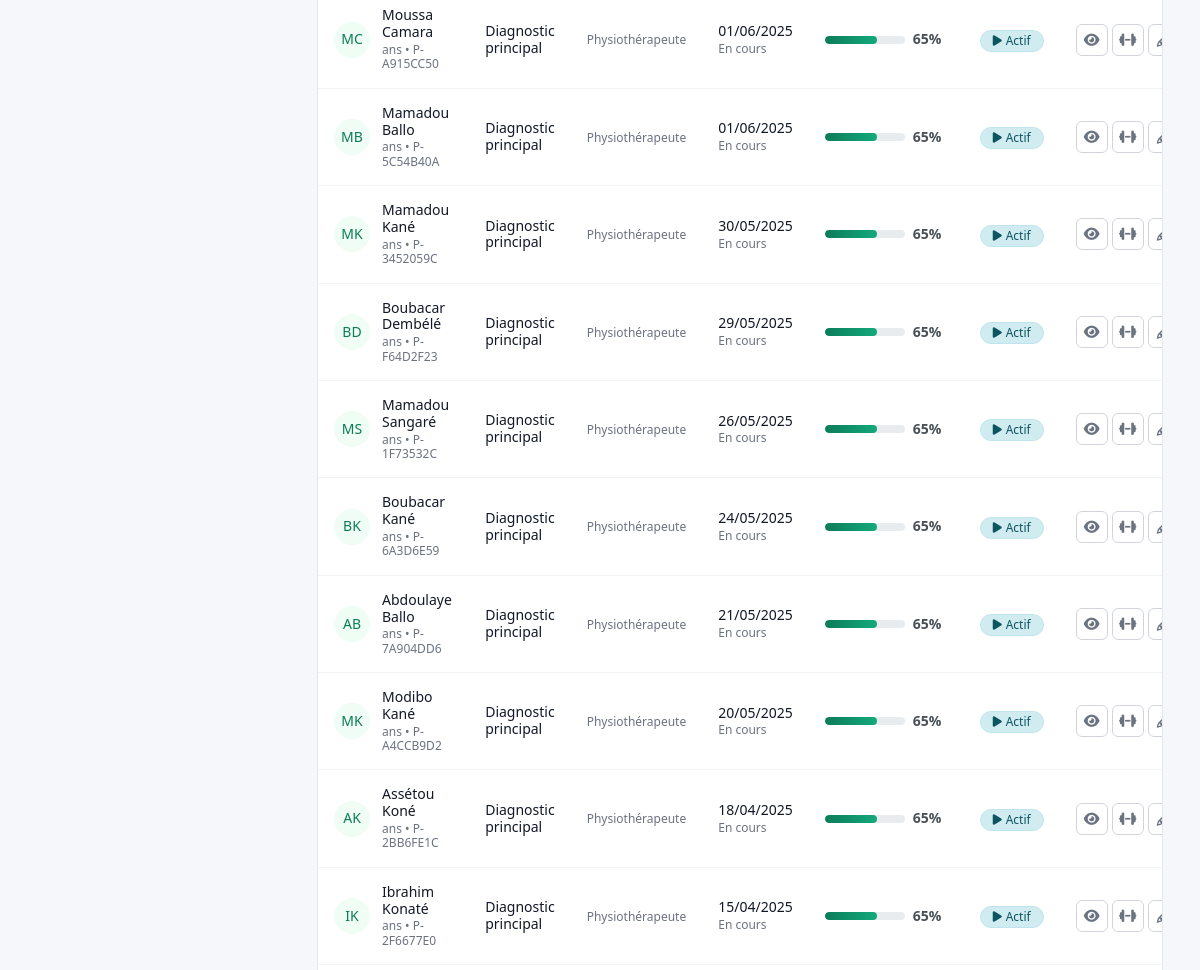
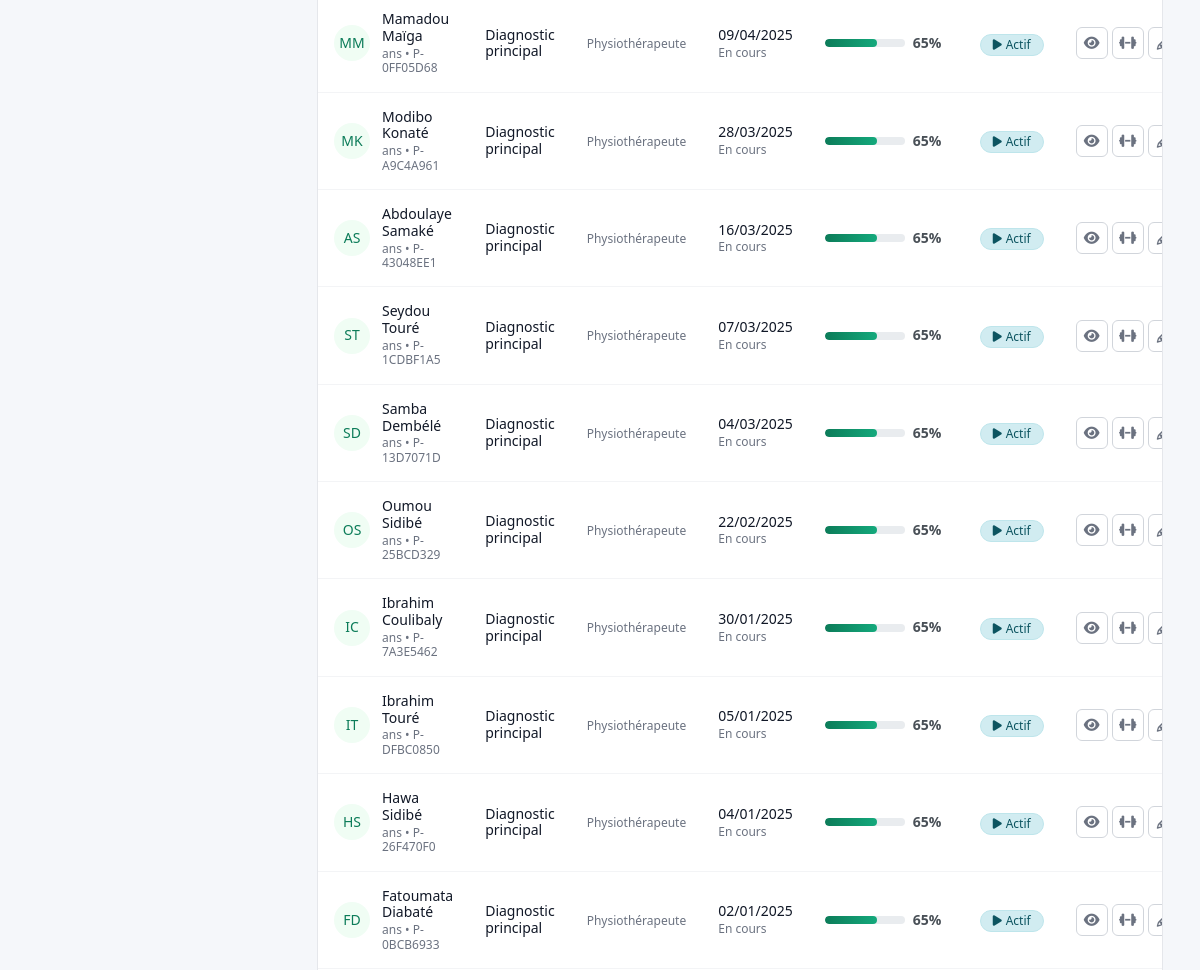
Page /rehabilitation/ (signed in, middle part) on the earlier database version (2 pictures, top to bottom).
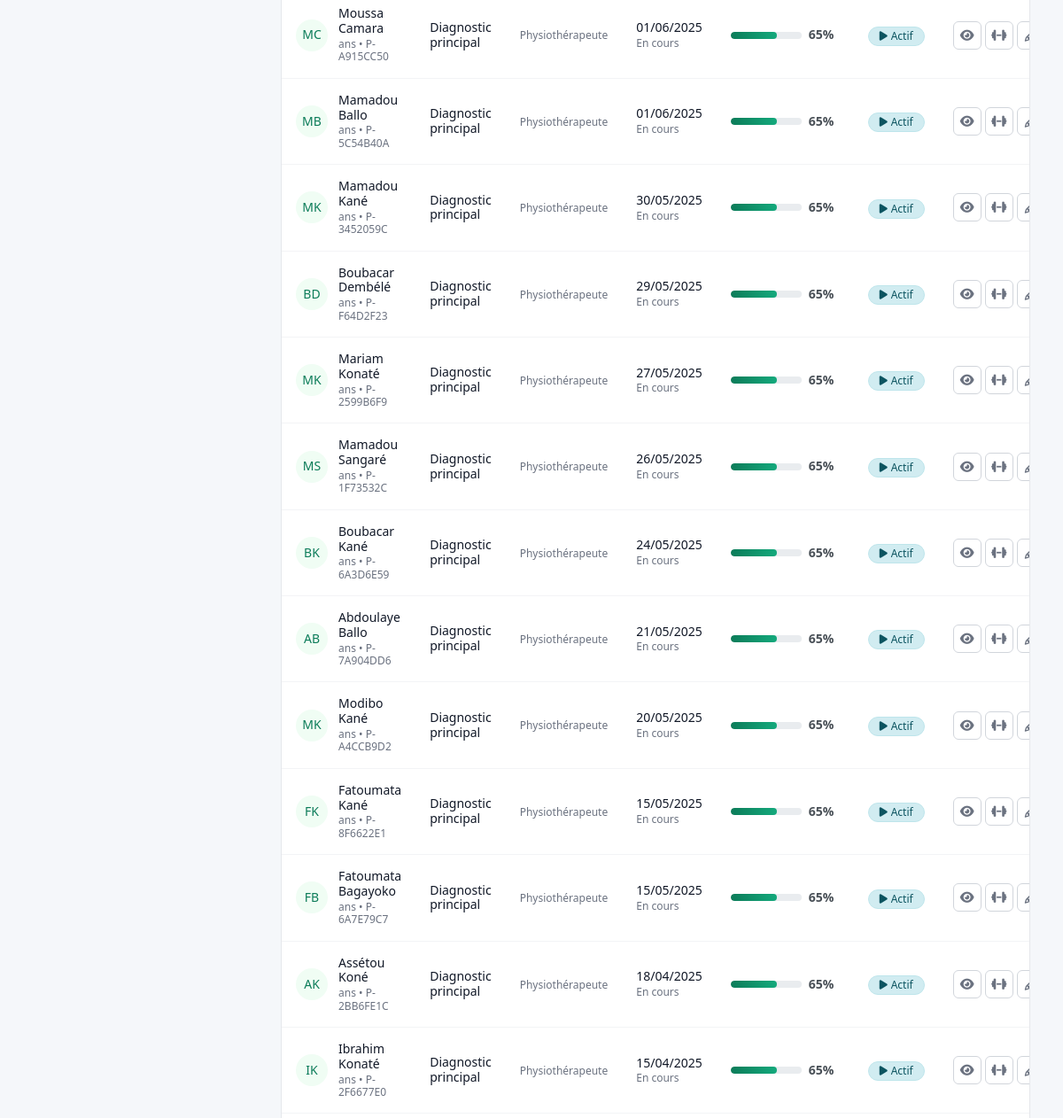
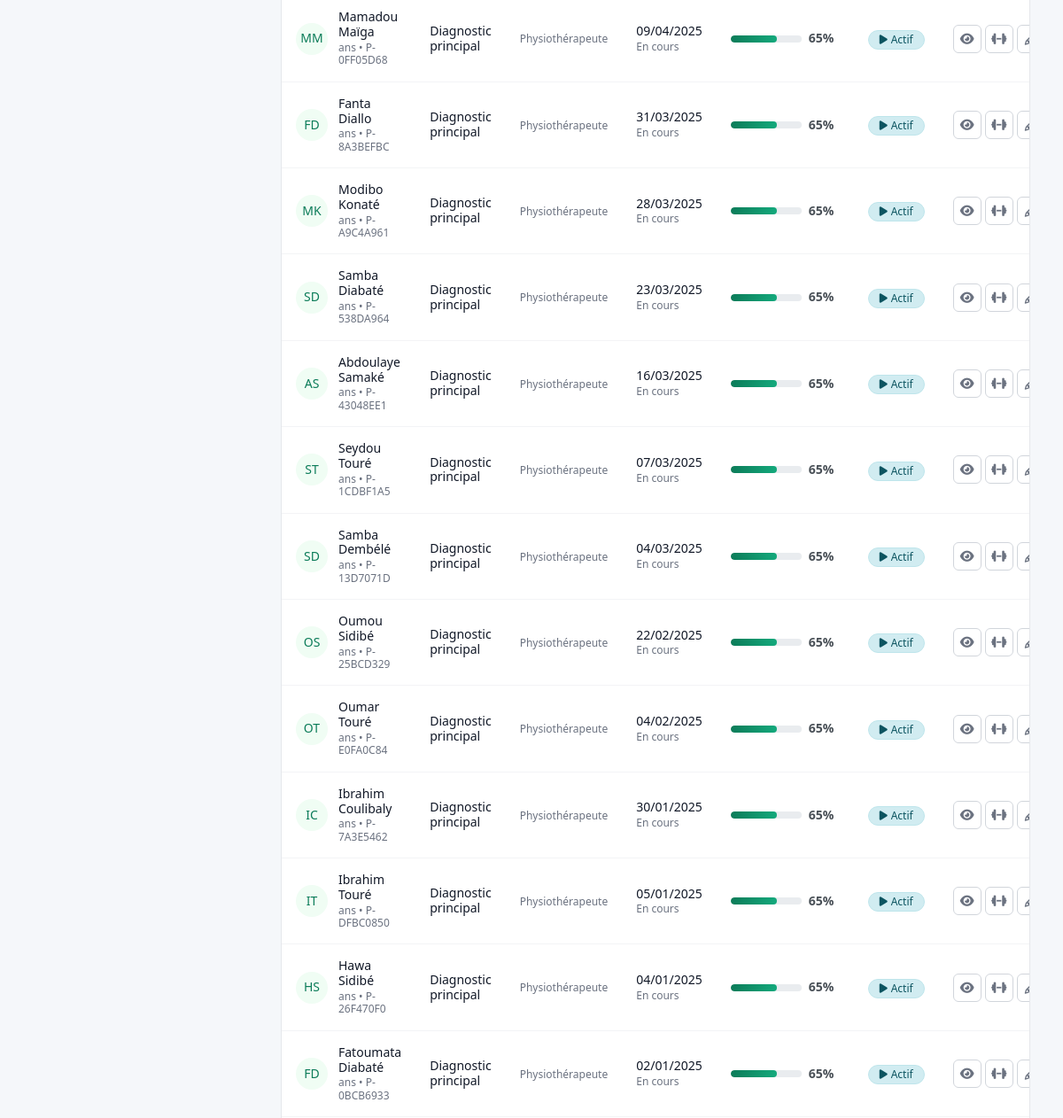
Same page on the later database version (2 pictures, top to bottom).
### rehabilitation/models.py (models this page shows, shortened)
class RehabilitationPlan(models.Model):
    STATUS_CHOICES = [
        ('active', 'Actif'),
        ('completed', 'Terminé'),
        ('suspended', 'Suspendu'),
        ('cancelled', 'Annulé'),
    ]
    patient = models.ForeignKey('patients.Patient', on_delete=models.CASCADE, related_name='rehabilitation_plans')
    prescribing_doctor = models.ForeignKey('accounts.UserProfile', on_delete=models.SET_NULL, null=True, related_name='prescribed_plans')
    start_date = models.DateField(default=timezone.now)
    end_date = models.DateField(blank=True, null=True)
    diagnosis = models.TextField(null=True, blank=True)
    goals = models.TextField(null=True, blank=True)
    status = models.CharField(max_length=20, choices=STATUS_CHOICES, default='active')
    baseline_assessment = models.JSONField(
        blank=True,
        default=dict,
        help_text="Évaluation initiale des domaines fonctionnels (0-5)"
    )
    expected_duration_weeks = models.PositiveIntegerField(
        default=12,
        help_text="Durée prévue du plan en semaines"
    )
    family_involvement_score = models.IntegerField(
        default=3,
        help_text="Niveau d'implication familiale (1-5)",
        validators=[MinValueValidator(1), MaxValueValidator(5)]
    )
    target_goals = models.JSONField(
        blank=True,
        default=dict,
        help_text="Objectifs cibles pour chaque domaine fonctionnel"
    )
    created_at = models.DateTimeField(default=timezone.now)
    updated_at = models.DateTimeField(default=timezone.now)
    class Meta:
        verbose_name = "Plan de réadaptation"
        verbose_name_plural = "Plans de réadaptation"
        ordering = ['-start_date']

### patients/models.py (models this page shows, shortened)
class Patient(models.Model):
    GENDER_CHOICES = [
        ('M', 'Masculin'),
        ('F', 'Féminin'),
        ('O', 'Autre'),
    ]
    user = models.OneToOneField(User, on_delete=models.CASCADE, null=True, blank=True)
    patient_id = models.CharField(max_length=20, unique=True, null=True, blank=True)
    first_name = models.CharField(max_length=100, null=True, blank=True)
    last_name = models.CharField(max_length=100, null=True, blank=True)
    date_of_birth = models.DateField(null=True, blank=True)
    gender = models.CharField(max_length=1, choices=GENDER_CHOICES, null=True, blank=True)
    address = models.CharField(max_length=255, null=True, blank=True)
    city = models.CharField(max_length=100, null=True, blank=True)
    region = models.CharField(max_length=100, null=True, blank=True)
    phone_number = models.CharField(max_length=20, null=True, blank=True)
    email = models.EmailField(null=True, blank=True)
    guardian_name = models.CharField(max_length=200, null=True, blank=True)
    guardian_relationship = models.CharField(max_length=50, null=True, blank=True)
    guardian_phone = models.CharField(max_length=20, null=True, blank=True)
    created_at = models.DateTimeField(default=timezone.now)
    updated_at = models.DateTimeField(default=timezone.now)

### rehabilitation/views.py (the view, shortened to what this page needs)
# urls.py: path('', views.rehabilitation_list, name='list'),
@login_required
def rehabilitation_list(request):
    search_query = request.GET.get('search', '').strip()
    status_filter = request.GET.get('status', '')
    doctor_filter = request.GET.get('doctor', '')
    facility_filter = request.GET.get('facility', '')
    date_filter = request.GET.get('date_filter', '')
    start_date = request.GET.get('start_date', '')
    end_date = request.GET.get('end_date', '')
    session_type_filter = request.GET.get('session_type', '')
    user_type = request.user.profile.user_type
    if user_type == 'patient':
        try:
            patient = Patient.objects.get(user=request.user)
            rehabilitation_plans = RehabilitationPlan.objects.filter(patient=patient)
        except Patient.DoesNotExist:
            rehabilitation_plans = RehabilitationPlan.objects.none()
    elif user_type == 'doctor':
        if request.user.username == 'docteur':
            rehabilitation_plans = RehabilitationPlan.objects.all()
        else:
            doctor_profile = request.user.profile
            rehabilitation_plans = RehabilitationPlan.objects.filter(prescribing_doctor=doctor_profile)
    else:
        rehabilitation_plans = RehabilitationPlan.objects.all()
    if status_filter:
        rehabilitation_plans = rehabilitation_plans.filter(status=status_filter)
    if doctor_filter:
        try:
            doctor_id = int(doctor_filter)
            rehabilitation_plans = rehabilitation_plans.filter(prescribing_doctor_id=doctor_id)
        except (ValueError, TypeError):
            pass
    if session_type_filter:
        plan_ids = RehabilitationSession.objects.filter(session_type__icontains=session_type_filter).values_list('rehabilitation_plan_id', flat=True).distinct()
        rehabilitation_plans = rehabilitation_plans.filter(id__in=plan_ids)
    if date_filter == 'today':
        today = timezone.now().date()
        rehabilitation_plans = rehabilitation_plans.filter(start_date=today)
    elif date_filter == 'week':
        today = timezone.now().date()
        start_week = today - timedelta(days=today.weekday())
        end_week = start_week + timedelta(days=6)
        rehabilitation_plans = rehabilitation_plans.filter(start_date__range=[start_week, end_week])
    rehabilitation_plans = rehabilitation_plans.order_by('-start_date')
    doctors = UserProfile.objects.filter(user_type='doctor').order_by('user__last_name')
    facilities = Facility.objects.all().order_by('name')
    session_types = RehabilitationSession.objects.values_list('session_type', flat=True).distinct()
    session_types = list(set(filter(None, session_types)))
    context = {
        'rehabilitation_plans': rehabilitation_plans,
        'total_count': rehabilitation_plans.count(),
        'doctors': doctors,
        'facilities': facilities,
        'session_types': session_types,
        'filters': {
            'search_query': search_query,
            'status_filter': status_filter,
            'doctor_filter': doctor_filter,
            'facility_filter': facility_filter,
            'session_type_filter': session_type_filter,
            'date_filter': date_filter,
            'start_date': start_date,
            'end_date': end_date
        }
    }
    return render(request, 'rehabilitation/list.html', context)

### templates/rehabilitation/list.html (shortened to what this page needs)
{% extends "base.html" %}
{% load static %}
{% block content %}
<div class="container-fluid">
    <div class="list-table-container">
        {% if rehabilitation_plans %}
        <div class="table-responsive">
            <table class="list-table">
                <tbody>
                    {% for plan in rehabilitation_plans %}
                    <tr data-plan-id="{{ plan.id }}">
                        <td>
                            <div class="item-user">
                                <div class="item-avatar item-avatar-mali">
                                    {{ plan.patient.first_name|slice:":1" }}{{ plan.patient.last_name|slice:":1" }}
                                </div>
                                <div class="item-user-info">
                                    <div class="item-user-name">{{ plan.patient.first_name }} {{ plan.patient.last_name }}</div>
                                    <div class="item-user-meta">{{ plan.patient.age }} ans • {{ plan.patient.patient_id }}</div>
                                </div>
                            </div>
                        </td>
                        <td>
                            <div class="item-user-info">
                                <div class="item-user-name">{{ plan.primary_diagnosis|default:"Diagnostic principal" }}</div>
                            </div>
                        </td>
                        <td>
                            <div class="item-user-info">
                                <div class="item-user-meta">{{ plan.therapist.specialization|default:"Physiothérapeute" }}</div>
                            </div>
                        </td>
                        <td>
                            <div class="item-user-info">
                                <div class="item-user-name">{{ plan.start_date|date:"d/m/Y" }}</div>
                                {% if plan.end_date %}
                                <div class="item-user-meta">Fin: {{ plan.end_date|date:"d/m/Y" }}</div>
                                {% else %}
                                <div class="item-user-meta">En cours</div>
                                {% endif %}
                            </div>
                        </td>
                        <td>
                            <div class="progress-info">
                                <div class="progress-bar">
                                    <div class="progress-fill" style="width: {{ plan.progress_percentage|default:65 }}%"></div>
                                </div>
                                <span class="progress-text">{{ plan.progress_percentage|default:65 }}%</span>
                            </div>
                        </td>
                        <td>
                            {% if plan.status == 'active' %}
                            <span class="status-badge status-badge-primary">
                                <i class="fa-solid fa-play"></i>Actif
                            </span>
                            {% elif plan.status == 'completed' %}
                            <span class="status-badge status-badge-success">
                                <i class="fa-solid fa-check-circle"></i>Terminé
                            </span>
                            {% elif plan.status == 'suspended' %}
                            <span class="status-badge status-badge-warning">
                                <i class="fa-solid fa-pause"></i>Suspendu
                            </span>
                            {% elif plan.status == 'cancelled' %}
                            <span class="status-badge status-badge-danger">
                                <i class="fa-solid fa-times-circle"></i>Annulé
                            </span>
                            {% endif %}
                        </td>
                        <td>
                            <div class="action-buttons">
                                <a href="{% url 'rehabilitation:detail' plan.id %}"
                                   class="action-btn action-btn-primary"
                                   title="Voir détails">
                                    <i class="fa-solid fa-eye"></i>
                                </a>
                                <button class="action-btn action-btn-success"
                                        title="Séances"
                                        onclick="showComingSoon('Gestion des séances')">
                                    <i class="fa-solid fa-dumbbell"></i>
                                </button>
                                <button class="action-btn"
                                        title="Modifier"
                                        onclick="showComingSoon('Modification de plan')">
                                    <i class="fa-solid fa-pencil"></i>
                                </button>
                            </div>
                        </td>
                    </tr>
                    {% endfor %}
                </tbody>
            </table>
        </div>
        {% endif %}
    </div>
</div>
{% endblock %}

### templates/base.html (shortened to what this page needs)
{% load static %}
<!DOCTYPE html>
<html lang="fr">
<head>
    <link href="https://cdn.jsdelivr.net/npm/bootstrap@5.3.0/dist/css/bootstrap.min.css" rel="stylesheet">
    <link rel="stylesheet" href="https://cdnjs.cloudflare.com/ajax/libs/font-awesome/6.4.0/css/all.min.css">
    <link rel="stylesheet" href="{% static 'css/layout.css' %}">
    <link rel="stylesheet" href="{% static 'css/responsive.css' %}">
    <link rel="stylesheet" href="{% static 'css/sidebar.css' %}">
    <link rel="stylesheet" href="{% static 'css/header.css' %}">
    <link rel="stylesheet" href="{% static 'css/components.css' %}">
    <link rel="stylesheet" href="{% static 'css/dashboard.css' %}">
    <link rel="stylesheet" href="{% static 'css/list-templates.css' %}">
    <link rel="stylesheet" href="{% static 'css/create-forms.css' %}">
    <link rel="stylesheet" href="{% static 'css/detail-templates.css' %}">
    <link rel="stylesheet" href="{% static 'css/modern-tour.css' %}">
    <link rel="stylesheet" href="{% static 'css/data-storytelling.css' %}">
    <link rel="stylesheet" href="{% static 'css/accessibility.css' %}">
    <link rel="stylesheet" href="{% static 'css/styles.css' %}">
</head>
<body>
    <div class="app-container" id="appContainer">
        <div class="app-main-wrapper">
            <main class="app-main" id="appMain">
            <div class="content-wrapper" id="main-content">
                {% block content %}{% endblock %}
            </div>
            </main>
        </div>
    </div>
</body>
</html>

Differences in the rows shown:
added RehabilitationPlan: patient.first_name "M", patient.last_name "K", patient.first_name "Mariam", patient.last_name "Konaté", patient.patient_id "P-2599B6F9", primary_diagnosis "Diagnostic principal", therapist.specialization "Physiothérapeute", start_date "27/05/2025", shows "En cours", progress_percentage "65", status "active" (drawn)
added RehabilitationPlan: patient.first_name "F", patient.last_name "K", patient.first_name "Fatoumata", patient.last_name "Kané", patient.patient_id "P-8F6622E1", primary_diagnosis "Diagnostic principal", therapist.specialization "Physiothérapeute", start_date "15/05/2025", shows "En cours", progress_percentage "65", status "active" (drawn)
added RehabilitationPlan: patient.first_name "F", patient.last_name "B", patient.first_name "Fatoumata", patient.last_name "Bagayoko", patient.patient_id "P-6A7E79C7", primary_diagnosis "Diagnostic principal", therapist.specialization "Physiothérapeute", start_date "15/05/2025", shows "En cours", progress_percentage "65", status "active" (drawn)
added RehabilitationPlan: patient.first_name "F", patient.last_name "D", patient.first_name "Fanta", patient.last_name "Diallo", patient.patient_id "P-8A3BEFBC", primary_diagnosis "Diagnostic principal", therapist.specialization "Physiothérapeute", start_date "31/03/2025", shows "En cours", progress_percentage "65", status "active" (drawn)
added RehabilitationPlan: patient.first_name "S", patient.last_name "D", patient.first_name "Samba", patient.last_name "Diabaté", patient.patient_id "P-538DA964", primary_diagnosis "Diagnostic principal", therapist.specialization "Physiothérapeute", start_date "23/03/2025", shows "En cours", progress_percentage "65", status "active" (drawn)
added RehabilitationPlan: patient.first_name "O", patient.last_name "T", patient.first_name "Oumar", patient.last_name "Touré", patient.patient_id "P-E0FA0C84", primary_diagnosis "Diagnostic principal", therapist.specialization "Physiothérapeute", start_date "04/02/2025", shows "En cours", progress_percentage "65", status "active" (drawn)
